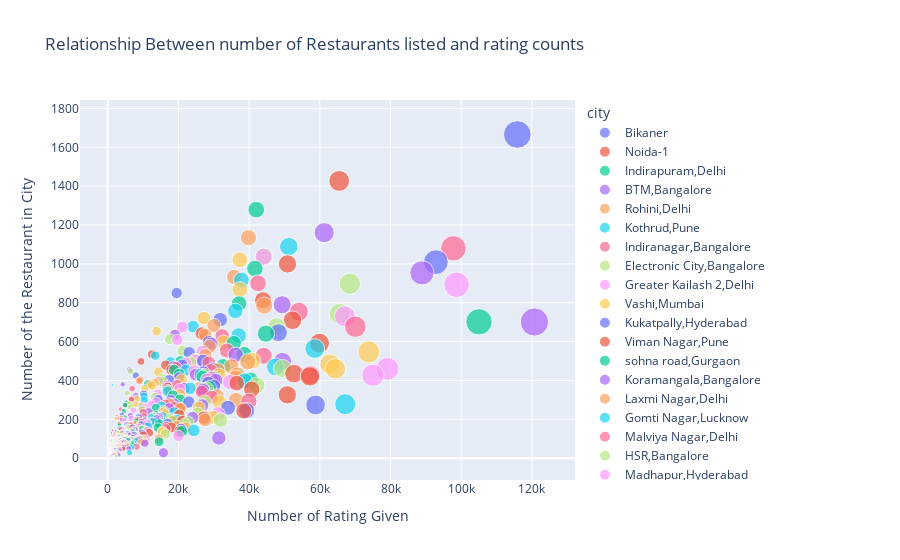

Notebook code for this chart:
### Code cell
combined=pd.merge(top_rest,highest_city_rating_count,on='city')
fig=px.scatter(combined,x='rating_count',y='name',size='rating_count',title='Relationship Between number of Restaurants listed and rating counts',color=combined.index)
fig.update_yaxes(title_text='Number of the Restaurant in City')
fig.update_xaxes(title_text='Number of Rating Given')
fig.show()
